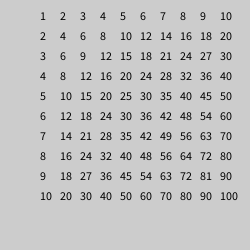
Frame 1 (no input)
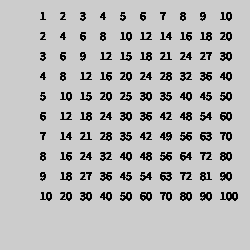
Frame 60 (the mouse pressed at the canvas centre just before this capture)
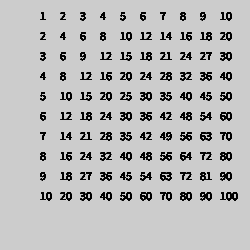
Frame 120 (the mouse held since frame 60 and released just before this capture)

The Processing sketch that drew these frames (run headless with seeded random() and noise(); from frame 60 on, the mouse is pressed at the canvas centre):

// Processing sketch: Oefenopgave_6_2
// ── Oefenopgave_6_2.pde
/* Oefenopgave_6_2
Author: Wesley Bouchard
Student number: 575976 
Date: 21-02-2019 */

void setup() {
  size(250,250);
  pixelDensity(displayDensity());
  fill(#000000);
}

void draw() {
  int xPos = 40;
  int yPos = 20;
  for (int j=1; j <= 10; j++) {
    for (int i=1; i <= 10; i++) {
      text(j*i, xPos, yPos);
      yPos += 20;
    }
    yPos = 20;
    xPos += 20;
  }   
}
